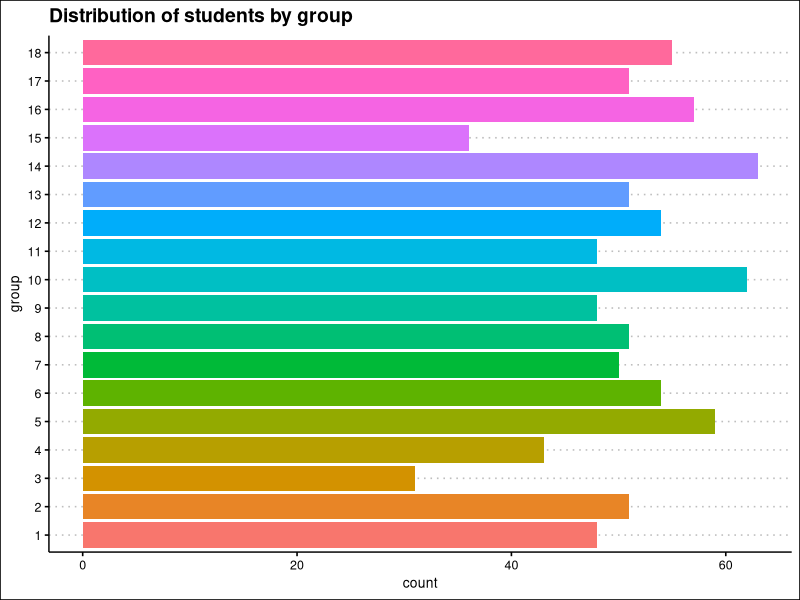
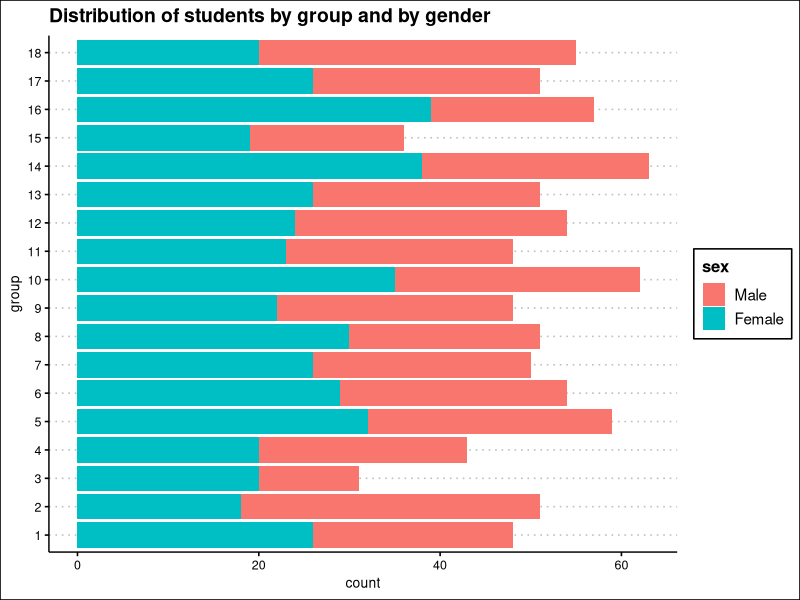
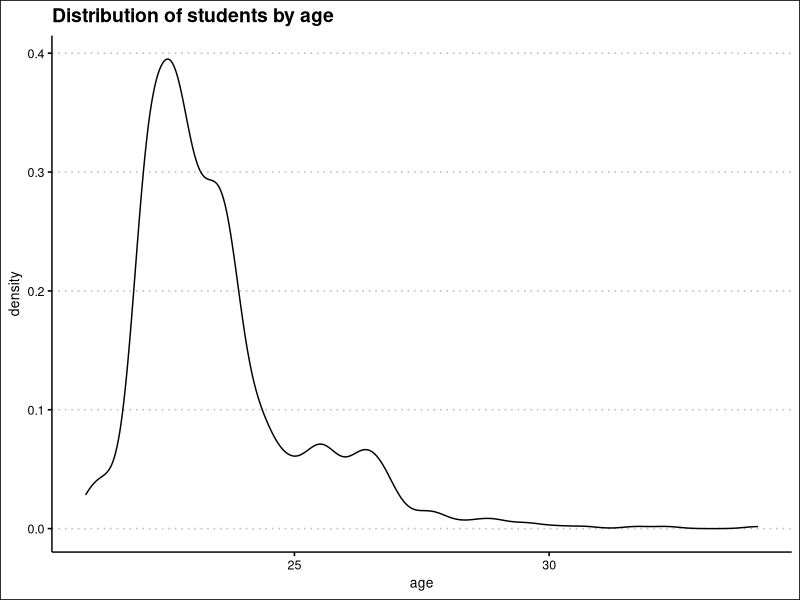
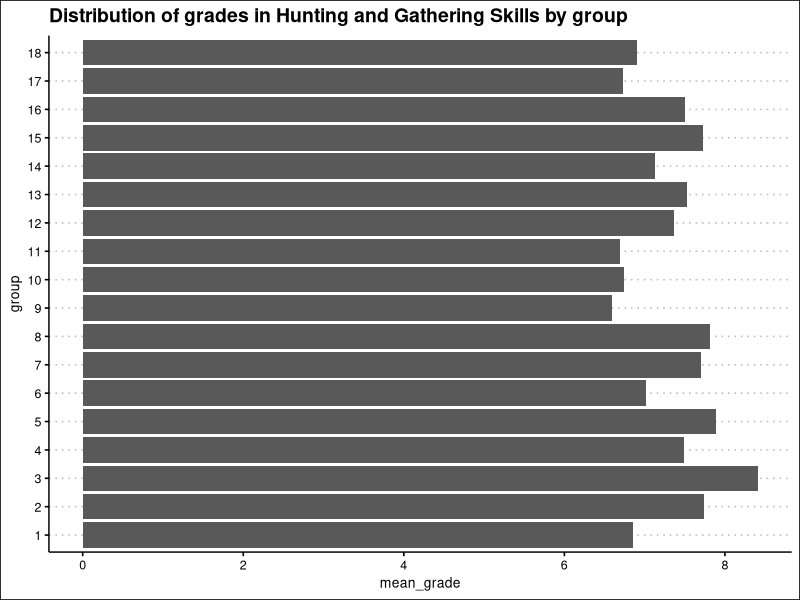
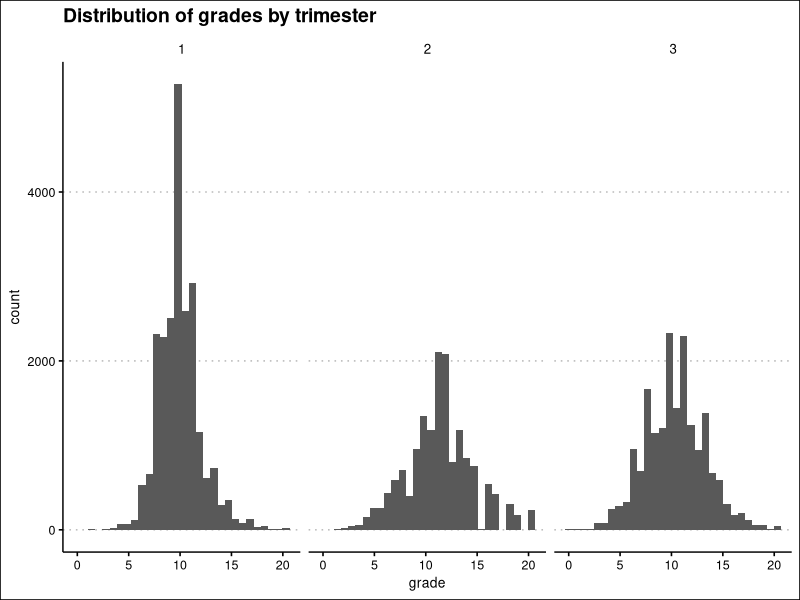

The R script that drew these images, in order:
## ---- chunk 1
#| label: data loading
#| message: false
#| warning: false
  
library(readr)
courses <- read_csv("Database/courses.csv")


## ---- chunk 2
#| label: data display

library(knitr)
kable(courses)

## ---- chunk 3
#| label: Question 3
#| message: false
#| warning: false

library(tidyverse)
students <- read_csv("Database/students.csv")
spec(students)

students <-
  students |>
  mutate(sex = factor(sex, 
                      levels = c("M", "F"),
                      labels = c("Male", "Female")),
         group = factor(group),
         id = as.integer(id))

## ---- chunk 4
#| message: false
#| warning: false

grades <- read_delim("Database/grades.csv", 
    delim = ":", 
    na = "$")

## ---- chunk 5
#| message: false
#| warning: false
library(ggplot2)
library(ggthemes)

ggplot(students, aes(y = group))+
  geom_bar(aes(fill = group))+
  theme_clean()+
  labs(
    title = "Distribution of students by group"
  )+
  theme(legend.position = "none")

## ---- chunk 6
ggplot(students, aes(y = group))+
  geom_bar(aes(fill = sex))+
  theme_clean()+
  labs(
    title = "Distribution of students by group and by gender"
  )
## ---- chunk 7
library(lubridate)

students <-
  students |> 
  mutate(age = round(time_length(today() - birth_date, unit = "year"), 1))

ggplot(students, aes(x=age))+
  geom_density()+
  theme_clean()+
  labs(
    title = "Distribution of students by age"
  )

## ---- chunk 8

age_median <-
  students |> 
  summarise(age_median = median(age), .by = group) |>
  mutate(age_median = as.integer(age_median)) |> 
  arrange(group)

knitr::kable(age_median)

## ---- chunk 9

max_table <-
  students |> 
  slice_max(age, by = group) |> 
  select(!birth_date) |> 
  arrange(desc(age))

knitr::kable(max_table)

## ---- chunk 10

merged <- 
  students |>
  left_join(grades, by = "id") 

merged_Q11 <-
  merged |> 
  filter(course_id == 7) |> 
  summarise(mean_grade = mean(grade, na.rm = TRUE), .by = group )

ggplot(merged_Q11, aes(mean_grade, group))+
  geom_col()+
  theme_clean()+
  labs(
    title = "Distribution of grades in Hunting and Gathering Skills by group"
  )


## ---- chunk 11
merged_full <-
  merged |> 
  left_join(courses, by = "course_id") 

ggplot(merged_full, aes(x=grade))+
  geom_histogram( na.rm=TRUE, binwidth = 0.7)+
  facet_wrap(~trimester)+
  theme_clean()+
  labs(
    title = "Distribution of grades by trimester"
  )
  
## ---- chunk 12
grades_per_student <-
  merged_full |>
  reframe(
    n_grades = sum(!is.na(grade)),
    group = first(group),
    sex   = first(sex),
    .by = id
  ) |>
  select(id, group, sex, n_grades) |>
  arrange(id) |> 
  slice_tail(n = 5) |>
  knitr::kable() 
